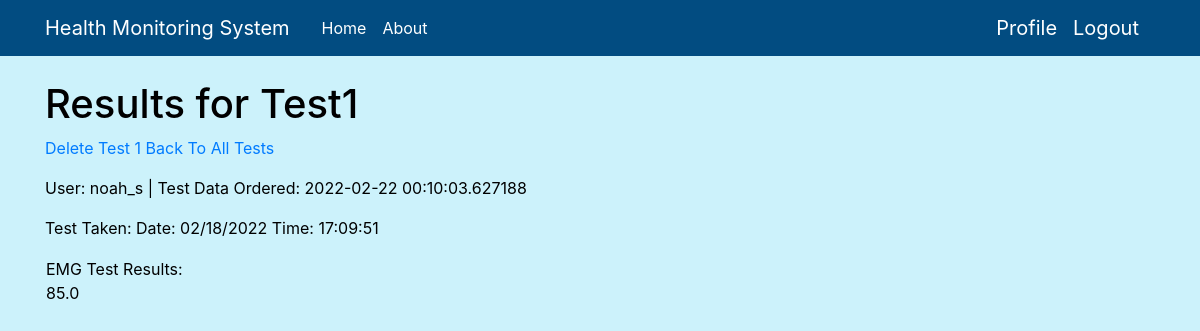
/open_packet/noah_s/1 (signed in), run on the app's committed database.
### app.py (models this page shows, shortened)
class Packet(db.Model):
    id = db.Column(db.Integer, primary_key=True)
    body = db.Column(db.String(500))
    timestamp = db.Column(db.DateTime, index=True, default=datetime.utcnow)     # this timestamp represents when the test was ordered
    test_taken = db.Column(db.String(50), index=True, default=None)               # this timestamp represents when the test was taken
    user_id = db.Column(db.Integer, db.ForeignKey('user.id'))
    test_type = db.Column(db.String(150), default=None)

class User(UserMixin, db.Model):
    id = db.Column(db.Integer, primary_key=True)
    username = db.Column(db.String(64), index=True, unique=True)
    email = db.Column(db.String(120), index=True, unique=True)          # email field format is validated
    DOB = db.Column(db.String(6), index=True, unique=True)              # DOB field format is validated
    password_hash = db.Column(db.String(128))
    packets = db.relationship("Packet", backref='author', lazy='dynamic')
    packet_count = db.Column(db.Integer, index=True, unique=False)
    admin = db.Column(db.Integer, index=True, default=False)

### app.py (the view)
@app.route('/open_packet/<username>/<packet_id>')
def open_packet(username, packet_id):
    user = User.query.filter_by(username=username).first_or_404()
    return render_template('view_test.html', user=user, packet=Packet.query.get(packet_id))

### app.py (called while the page is built)
@login.user_loader
def load_user(id):
    return User.query.get(int(id))

### templates/view_test.html
{% extends "base.html" %}
{% block content %}
<h1> Results for Test{{packet.id}}</h1>
<p><a href="{{ url_for('deletetest', username=current_user.username, packet_id=packet.id) }}">Delete Test {{packet.id}}</a>
<a href="{{ url_for('user', username=current_user.username)}}">Back To All Tests</a></p>
<p><td>User: {{packet.author.username}}  | Test Data Ordered: {{packet.timestamp}}</td></p>
<p>Test Taken: {{packet.test_taken}}</p>
<table>
    <td> {{packet.test_type}} Test Results:<br>{{ packet.body }} </td>
</table>
{% endblock %}

### static/main.css (style rules this page uses)
body { background: #ccf2fb; color: #000000; margin-top: 5rem; }
h1, h2, h3, h4, h5, h6 { color: #000000; }

### data on the page
Packet: id "1", timestamp "2022-02-22 00:10:03.627188", test_taken "Date: 02/18/2022 Time: 17:09:51", test_type "EMG", body "85.0"
User: author.username "noah_s"
